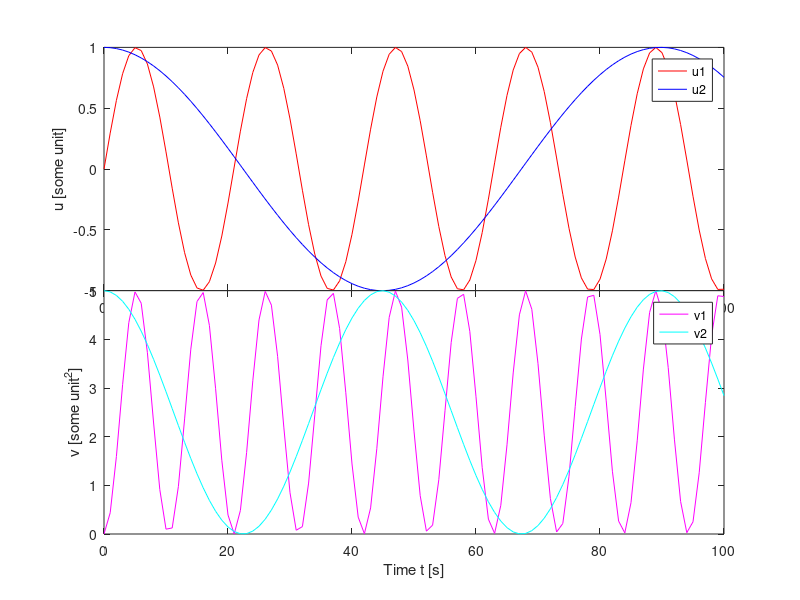

Source code (MATLAB):
%% STACKPLOT 
% Stacking two plots example from https://stackoverflow.com/questions/11757987/matlab-stacking-of-various-plots

%% Data
t  = 0:100;
f1 = 0.3;
f2 = 0.07;
u1 = sin(f1*t);   cu1 = 'r'; %red
u2 = cos(f2*t);   cu2 = 'b'; %blue
v1 = 5*u1.^2;     cv1 = 'm'; %magenta
v2 = 5*u2.^2;     cv2 = 'c'; %cyan

figure;
h(1) = subplot(2,1,1); % upper plot
plot(t,u1,'Color',cu1,'DisplayName','u1'); hold on;
plot(t,u2,'Color',cu2,'DisplayName','u2'); hold off;

xlabel('Time t [s]');
ylabel('u [some unit]');
legend(gca,'show');

h(2) = subplot(2,1,2); % lower plot
plot(t,v1,'Color',cv1,'DisplayName','v1'); hold on;
plot(t,v2,'Color',cv2,'DisplayName','v2'); hold off;

xlabel('Time t [s]');
ylabel('v [some unit^2]');
legend('show');

linkaxes(h,'x'); % link the axes in x direction (just for convenience)

%% Stack them together
pos=get(h,'position');
bottom=pos{2}(2);
top=pos{1}(2)+pos{1}(4);
plotspace=top-bottom;
pos{2}(4)=plotspace/2;
pos{1}(4)=plotspace/2;
pos{1}(2)=bottom+plotspace/2;

set(h(1),'position',pos{1});
set(h(2),'position',pos{2});
